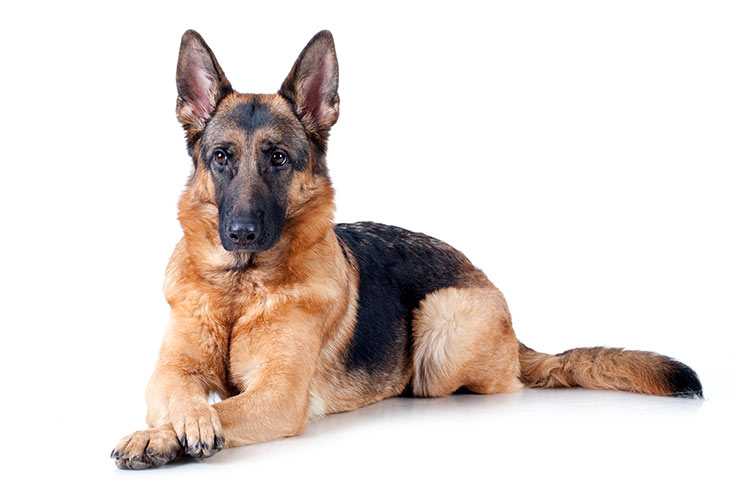
#> input picture German-Shepherd-on-White-00.jpg, 729 x 486 px
$ jupyter execute Untitled4.ipynb
#> lines starting #> are read from the running program, lines starting #| are printed output that depends on the picture
[cell 1]
import skimage

[cell 2]
import numpy as np

[cell 3]
from skimage import io
photo = io.imread('German-Shepherd-on-White-00.jpg')
#> photo is the input picture: shape (486, 729, 3); mean R, G, B 225.2, 215.1, 210

[cell 4]
type(photo)

[cell 5]
photo.shape
#> Out = (486, 729, 3)

[cell 6]
photo[0]
#> Out = 729 rows, first 8: [255, 255, 255], [255, 255, 255], [255, 255, 255], [255, 255, 255], [255, 255, 255], [255, 255, 255], [255, 255, 255], [255, 255, 255]

[cell 7]
import matplotlib.pyplot as plt

[cell 8]
plt.imshow(photo)

[cell 9]
plt.imshow(photo[::-1])

[cell 10]
plt.imshow(photo[:, ::-1])

[cell 11]
plt.imshow(photo[:-1:])

[cell 12]
plt.imshow(photo)

[cell 13]
plt.imshow(photo[20:268, 160:350])

[cell 14]
plt.imshow(photo[20:268, 160:350][:, ::-1])
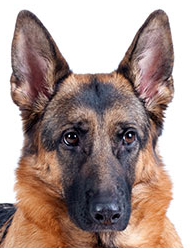
#> shown: shape (248, 190, 3); mean R, G, B 170.2, 149.7, 143.6

[cell 15]
plt.imshow(photo[::2, ::2])

[cell 16]
plt.imshow(photo[::3, ::3])

[cell 17]
plt.imshow(photo[::4, ::4])

[cell 18]
plt.imshow(photo[::5, ::5])

[cell 19]
plt.imshow(photo[::8, ::8])

[cell 20]
plt.imshow(photo[::10, ::10])

[cell 21]
plt.imshow(photo[::20, ::20])

[cell 22]
plt.imshow(np.sin(photo))
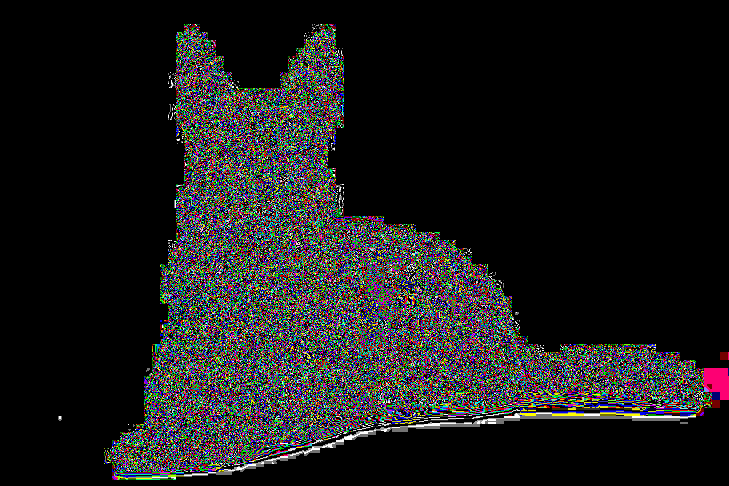
#> shown: shape (486, 729, 3) float16; mean R, G, B 0.111, 0.11, 0.11

[cell 23]
p = np.abs(np.sin(photo))
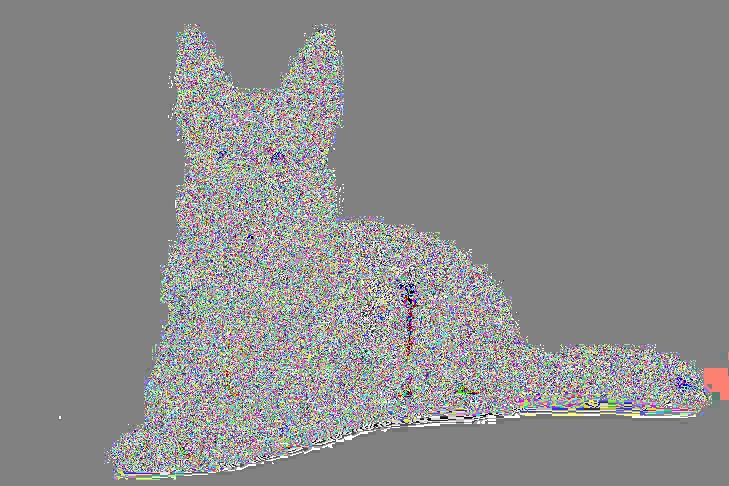
#> p: shape (486, 729, 3) float16; mean R, G, B 0.549, 0.548, 0.549

[cell 24]
plt.imshow(p)

[cell 25]
p.dtype

[cell 26]
photo.dtype

[cell 27]
plt.imshow(p.astype('uint8'))
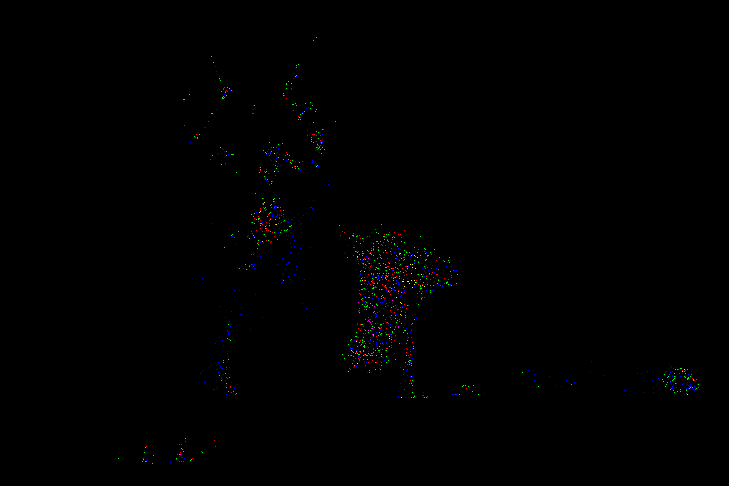
#> shown: shape (486, 729, 3); mean R, G, B 0.00153, 0.00187, 0.00205; drawn with 1 as white

[cell 28]
q = p.astype('uint8') * 255

[cell 29]
plt.imshow(q)

[cell 30]
plt.imshow(photo)

[cell 31]
z = np.array([1, 2, 3, 4, 5, 6])
z

[cell 32]
z > 3

[cell 33]
z[z > 3]

[cell 34]
q_masked = np.where(q < 150, np.abs(np.cos(q)).astype('uint8') / 255 * 150, q)

[cell 35]
plt.imshow(q_masked)
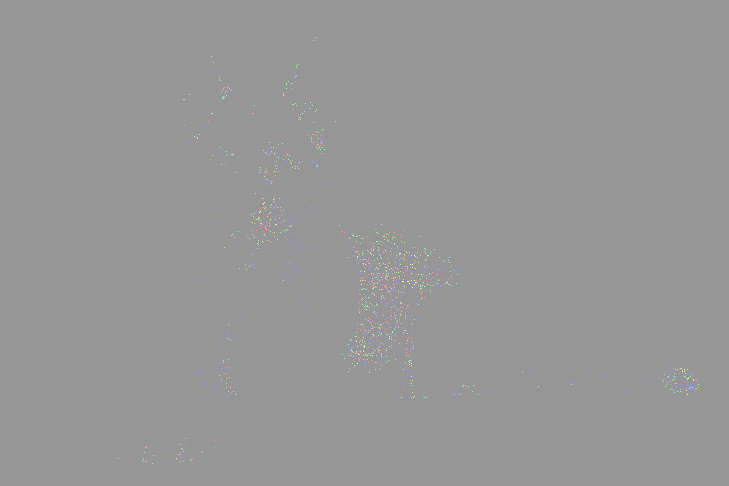
#> shown: shape (486, 729, 3) float64; mean R, G, B 0.589, 0.589, 0.589

[cell 36]
photo_masked = np.where(photo > 150, 100, 0)
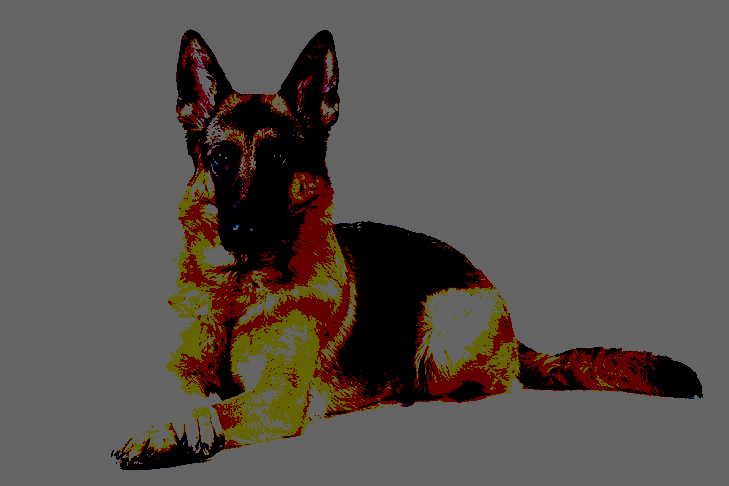
#> photo_masked: shape (486, 729, 3) int64; mean R, G, B 88.2, 81.6, 76.5

plt.imshow(photo_masked)

[cell 37]
plt.imshow(photo[:, :, 0].T)
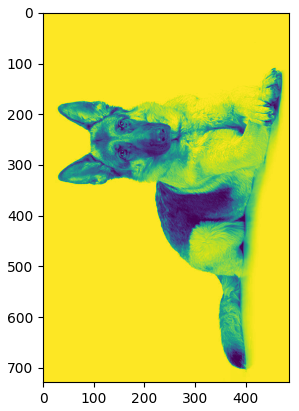
#> figure drawn by matplotlib, 1 panel

[cell 38]
plt.imshow(photo[:, :, 0])

[cell 39]
plt.imshow(photo[:, :, 1])
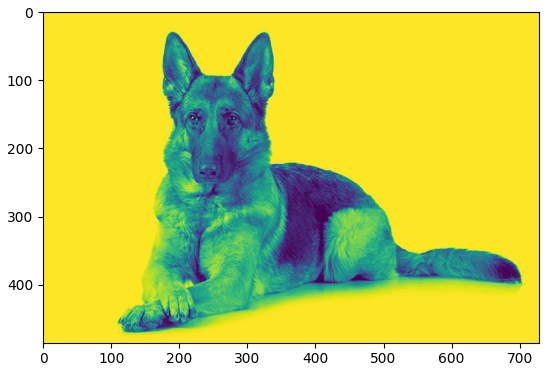
#> figure drawn by matplotlib, 1 panel

[cell 40]
plt.imshow(photo[:, :, 2])
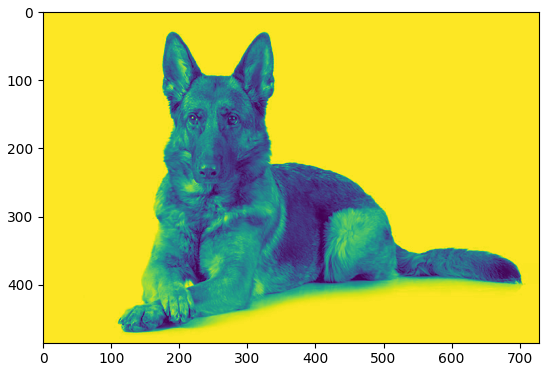
#> figure drawn by matplotlib, 1 panel

[cell 41]
photo[:, :, 2]

[cell 42]
photo[:, :, 2].shape
#> Out = (486, 729)

[cell 43]
dark_photo = np.where(photo == 255, 0, photo)
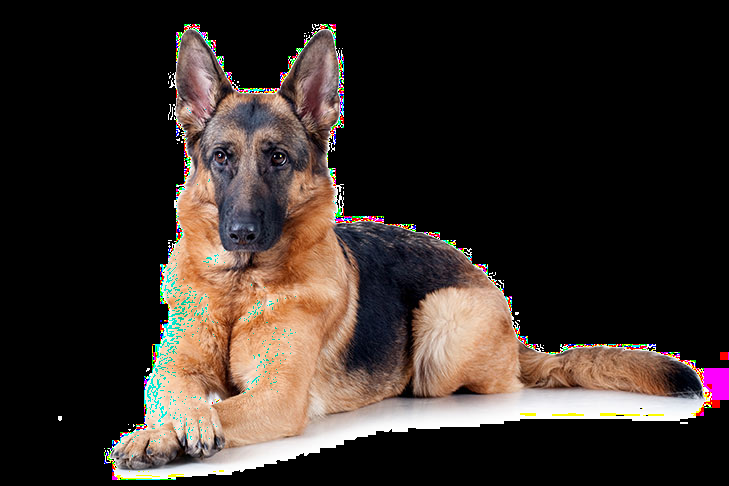
#> dark_photo: shape (486, 729, 3); mean R, G, B 55.5, 45.6, 40.4

$ run again, with fig.png saved as German-Shepherd-on-White-00.jpg
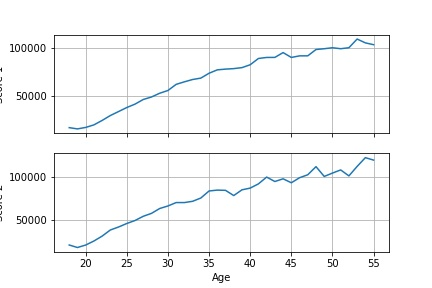
#> input picture fig.png, 432 x 288 px
#> photo is the input picture: shape (288, 432, 3); mean R, G, B 247.2, 247.9, 248.2
#> `photo[0]`: Out = 432 rows, first 8: [255, 255, 255], [255, 255, 255], [255, 255, 255], [255, 255, 255], [255, 255, 255], [255, 255, 255], [255, 255, 255], [255, 255, 255]
#> `[cell 38] plt.imshow(photo[:, :, 0])`:
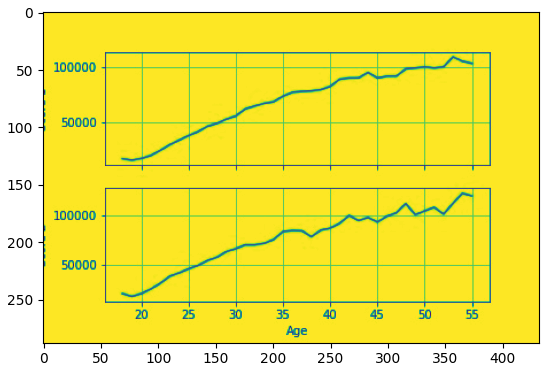
#> figure drawn by matplotlib, 1 panel
#> `dark_photo = np.where(photo == 255, 0, photo)`:
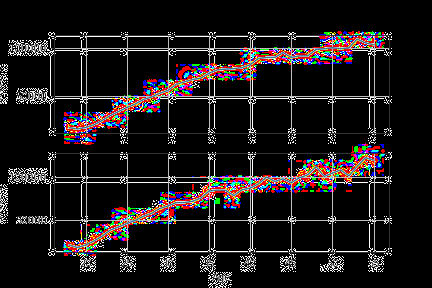
#> dark_photo: shape (288, 432, 3); mean R, G, B 30.4, 25.4, 26.3

$ run again, with xkcd.png saved as German-Shepherd-on-White-00.jpg
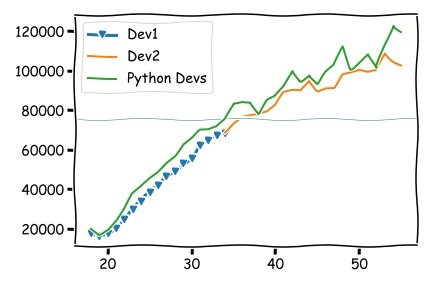
#> input picture xkcd.png, 432 x 288 px
#> photo is the input picture: shape (288, 432, 3); mean R, G, B 243.7, 244.9, 243.8
#> `photo[0]`: Out = 432 rows, first 8: [255, 255, 255], [255, 255, 255], [255, 255, 255], [255, 255, 255], [255, 255, 255], [255, 255, 255], [255, 255, 255], [255, 255, 255]
#> `dark_photo = np.where(photo == 255, 0, photo)`:
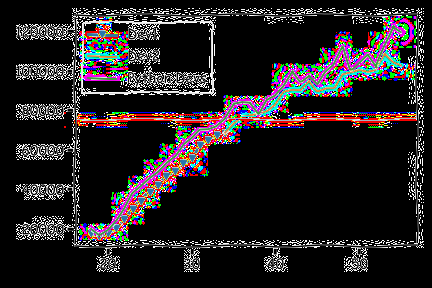
#> dark_photo: shape (288, 432, 3); mean R, G, B 37.8, 32.9, 35
